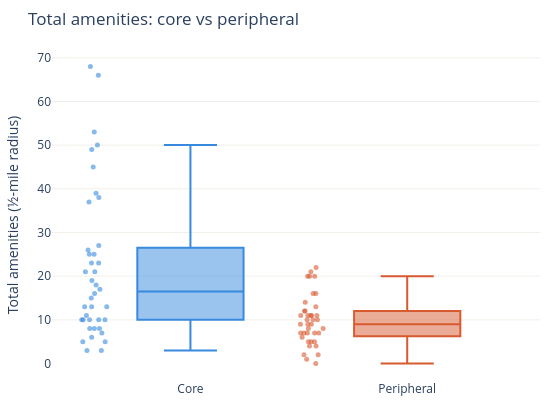

Notebook code cell kept with this figure:
### Markdown cell above
## Equity analysis

The charts below unpack the core–peripheral amenity gap across multiple dimensions.

**Amenity distribution** (top left): The box plots show that core stations not only have higher median amenity counts but also greater spread — a handful of central stations like Powell St. and Montgomery St. have exceptionally high access, pulling the core mean up. Peripheral stations cluster tightly at the low end with little variation.

**Unmet need** (top right): Stations flagged with the highest unmet need index are disproportionately peripheral and located in lower-income corridors in the East Bay and South Bay. South Hayward, Bay Fair, and Hayward consistently appear at the top of this ranking.

**Category breakdown** (bottom right): The gap is most pronounced for groceries and clinics — resource types with the greatest health and daily-life implications for transit-dependent riders.

### Code cell
# ── 4a: Amenity distribution by station type ─────────────────────────────────
fig_dist = go.Figure()

for stype, color, name in [
    ("core", COLORS["core"], "Core"),
    ("peripheral", COLORS["peripheral"], "Peripheral"),
]:
    sub = df[df["station_type"] == stype]["total_amenities"].dropna()
    fig_dist.add_trace(go.Box(
        y=sub, name=name,
        marker_color=color,
        boxpoints="all", jitter=0.3, pointpos=-1.8,
        marker=dict(size=5, opacity=0.6),
    ))

fig_dist.update_layout(
    title="Total amenities: core vs peripheral",
    yaxis_title="Total amenities (½-mile radius)",
    height=420, width=560,
    paper_bgcolor="white", plot_bgcolor="white",
    yaxis=dict(gridcolor="#F1EFE8"),
    showlegend=False,
    margin=dict(l=50, r=20, t=50, b=40),
)
display(HTML(fig_dist.to_html(full_html=False, include_plotlyjs=False)))

### Figure 1 — Plotly figure (JSON) as saved in the notebook; plotly's stock layout.template omitted (floating-point values rounded to 4 significant figures)
{"data": [{"boxpoints": "all", "jitter": 0.3, "marker": {"color": "#378ADD", "opacity": 0.6, "size": 5}, "name": "Core", "pointpos": -1.8, "type": "box", "y": [53, 45, 39, 50, 25, 10, 5, 68, 3, 13, 6, 26, 17, 8, 18, 37, 15, 21, 13, 10, 38, 10, 23, 49, 8, 3, 7, 66, 8, 10, 11, 10, 5, 16, 23, 13, 27, 21, 25, 19]}, {"boxpoints": "all", "jitter": 0.3, "marker": {"color": "#D85A30", "opacity": 0.6, "size": 5}, "name": "Peripheral", "pointpos": -1.8, "type": "box", "y": [5, 11, 10, 8, 11, 8, 21, 1, 2, 7, 7, 2, 6, 0, 7, 22, 4, 11, 5, 7, 11, 11, 10, 12, 16, 14, 9, 9, 16, 20, 20, 13, 9, 4, 20, 7, 12, 5, 10]}], "layout": {"height": 420, "margin": {"b": 40, "l": 50, "r": 20, "t": 50}, "paper_bgcolor": "white", "plot_bgcolor": "white", "showlegend": false, "title": {"text": "Total amenities: core vs peripheral"}, "width": 560, "yaxis": {"gridcolor": "#F1EFE8", "title": {"text": "Total amenities (½-mile radius)"}}}}
